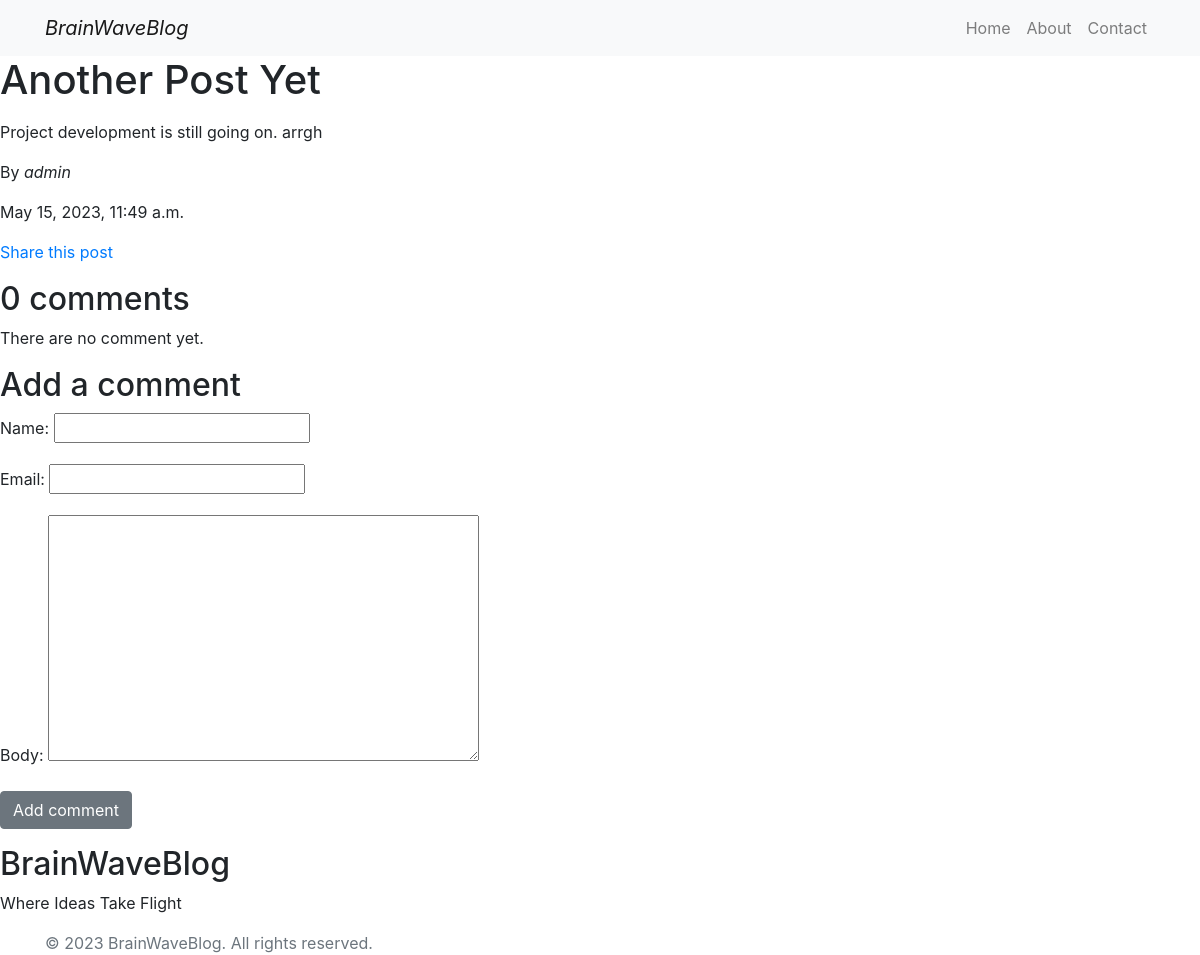
Page /blog/post/2023/5/15/another-post-yet/ on the committed database.
### blog/models.py (models this page shows, shortened)
class Post(models.Model):
    STATUS_CHOICES = (
    ('draft', 'Draft'),
    ('published', 'Published'),
    )
    title = models.CharField(max_length=250)
    slug = models.SlugField(max_length=250,
                            unique_for_date='publish')
    author = models.ForeignKey(User,
                               on_delete=models.CASCADE,
                               related_name='blog_posts')
    body = models.TextField()
    publish = models.DateTimeField(default=timezone.now)
    created = models.DateTimeField(auto_now_add=True)
    updated = models.DateTimeField(auto_now=True)
    status = models.CharField(max_length=10,
                              choices=STATUS_CHOICES,
                              default='draft')
    tags = TaggableManager()
    objects = models.Manager()
    published = PublishedManager()
    class Meta:
        ordering = ('-publish',)

### blog/views.py (the view)
# urls.py: path('post/<int:year>/<int:month>/<int:day>/<slug:slug>/', views.post_detail, name='post_detail'),
def post_detail(request, year, month, day, slug):
    post = get_object_or_404(Post, slug=slug,
        status='published',
        publish__year=year,
        publish__month=month,
        publish__day=day)
    comments = post.comments.filter(active=True)
    new_comment = None
    if request.method == 'POST':
        comment_form = CommentForm(request.POST)
        if comment_form.is_valid():
            new_comment = comment_form.save(commit=False)
            new_comment.post = post
            new_comment.save()
            return redirect('blog:post_list')
    else:
        comment_form = CommentForm()
    context = {
        'post': post,
        'comments':comments,
        'new_comment':new_comment,
        'comment_form':comment_form}
    return render(request, 'blog/post/detail.html', context)

### blog/forms.py
class CommentForm(forms.ModelForm):
    class Meta:
        model = Comment
        fields = ('name', 'email', 'body')

### blog/templates/blog/post/detail.html (shortened to what this page needs)
{% extends "base.html" %}
{% block content %}
<h1>{{post.title}}</h1>
<p>
    {{post.body | linebreaks}}
</p>
<p>By <i>{{ post.author }}</i></p>
<p>{{ post.created }}</p>
<p>
<a href = "{% url 'blog:post_share'  post.id %}">Share this post</a>
</p>
{% with comments.count as total_comments %}
<h2>
{{ total_comments }} comment{{ total_comments|pluralize }}
</h2>
{% endwith %}
{% for comment in comments %}
<div class='comment'>
<p class='info'>
{{ forloop.counter }} no. comment by {{ comment.name }}
</p>
{{ comment.body|linebreaks }}
{% empty %}
    <p>There are no comment yet.</p>
{% endfor %}
{% if  new_comment %}
<h2>Your comment added successfully.</h1>
{% else %}
<h2>Add a comment</h2>
{% endif %}
<form method ='POST'>
{{ comment_form.as_p }}
<p><input type="submit" class="btn btn-secondary" value="Add comment"></a></p>
</form>
{% endblock %}

### rows in the picture
Post: title "Another Post Yet", body "Project development is still going on. arrgh", author "admin", created "May 15, 2023, 11:49 a.m."

### other values in the picture
{{ total_comments }} "0"
